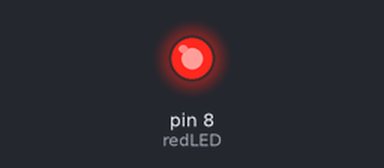
Recording of a sketch running on a simulated Arduino Uno, built with avr-gcc and run on an emulated ATmega328P. On the bench: output pins drawn as LEDs (lit = HIGH).

Above: at 0.8 s.
At 4.6 s:
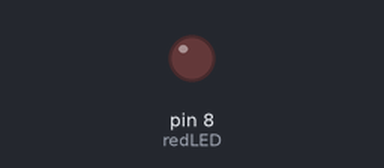
Timing chart, 0 to 6.8 s (numbered marks = the images above):
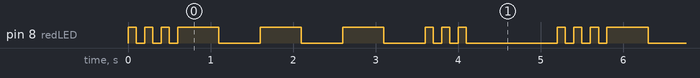

Measured:
- by itself, pin 8 (redLED): repeats every 5.2 s: 2 × (LOW 0.10 s, HIGH 0.10 s), LOW 0.10 s, 3 × (HIGH 0.50 s, LOW 0.50 s), 2 × (HIGH 0.10 s, LOW 0.10 s), HIGH 0.10 s, LOW 1.1 s, HIGH 0.10 s
- by itself, everything shown: repeats every 5.2 s, in 18 steps

The sketch:

Tutorial_4_1_Arduino_Variables.ino
```cpp
//Arduino Variables
int redLED = 8;
int s_blink = 100;
int o_blink = 500;
int long_wait = 1000;

float pi = 3.14;
String myName = "Vy Vo";

void setup() {
  // put your setup code here, to run once:
  pinMode(redLED, OUTPUT);
}

void loop() {
  // put your main code here, to run repeatedly:

  //S.O.S blinks
  //S blinks
  for (int i = 0; i < 3; i++) {
    digitalWrite(redLED, HIGH);
    delay(s_blink);
    digitalWrite(redLED, LOW);
    delay(s_blink);
  }

  //O blinks
  for (int i = 0; i < 3; i++) {
    digitalWrite(redLED, HIGH);
    delay(o_blink);
    digitalWrite(redLED, LOW);
    delay(o_blink);
  }

  //S blinks
  for (int i = 0; i < 3; i++) {
    digitalWrite(redLED, HIGH);
    delay(s_blink);
    digitalWrite(redLED, LOW);
    delay(s_blink);
  }

delay(long_wait);
}
```
